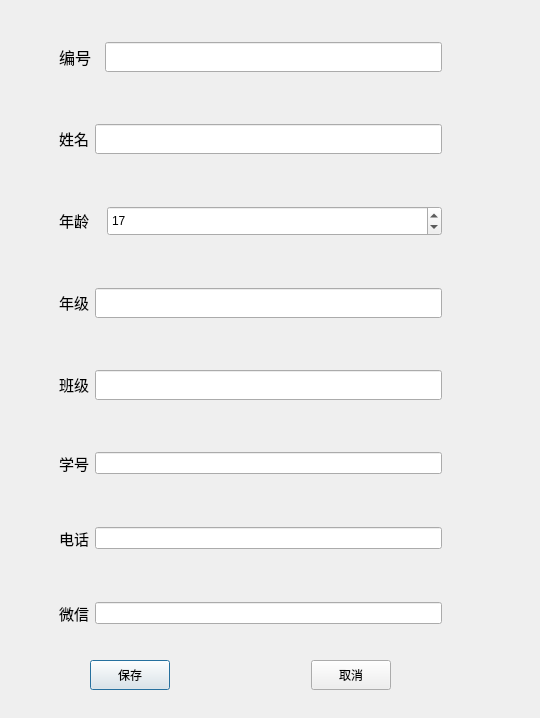
<?xml version="1.0" encoding="UTF-8"?>
<ui version="4.0">
 <class>dlg_addstu</class>
 <widget class="QDialog" name="dlg_addstu">
  <property name="geometry">
   <rect>
    <x>0</x>
    <y>0</y>
    <width>540</width>
    <height>718</height>
   </rect>
  </property>
  <property name="windowTitle">
   <string>Dialog</string>
  </property>
  <widget class="QWidget" name="widget" native="true">
   <property name="geometry">
    <rect>
     <x>90</x>
     <y>650</y>
     <width>301</width>
     <height>51</height>
    </rect>
   </property>
   <layout class="QHBoxLayout" name="horizontalLayout">
    <item>
     <widget class="QPushButton" name="pushButton">
      <property name="minimumSize">
       <size>
        <width>0</width>
        <height>30</height>
       </size>
      </property>
      <property name="text">
       <string>保存</string>
      </property>
     </widget>
    </item>
    <item>
     <spacer name="horizontalSpacer">
      <property name="orientation">
       <enum>Qt::Horizontal</enum>
      </property>
      <property name="sizeHint" stdset="0">
       <size>
        <width>40</width>
        <height>20</height>
       </size>
      </property>
     </spacer>
    </item>
    <item>
     <widget class="QPushButton" name="pushButton_2">
      <property name="minimumSize">
       <size>
        <width>0</width>
        <height>30</height>
       </size>
      </property>
      <property name="text">
       <string>取消</string>
      </property>
     </widget>
    </item>
   </layout>
  </widget>
  <widget class="QWidget" name="widget_8" native="true">
   <property name="geometry">
    <rect>
     <x>50</x>
     <y>33</y>
     <width>401</width>
     <height>601</height>
    </rect>
   </property>
   <layout class="QVBoxLayout" name="verticalLayout">
    <item>
     <widget class="QWidget" name="widget_10" native="true">
      <layout class="QHBoxLayout" name="horizontalLayout_9">
       <item>
        <widget class="QLabel" name="label_8">
         <property name="minimumSize">
          <size>
           <width>40</width>
           <height>0</height>
          </size>
         </property>
         <property name="text">
          <string>&lt;html&gt;&lt;head/&gt;&lt;body&gt;&lt;p&gt;&lt;span style=&quot; font-size:12pt;&quot;&gt;编号&lt;/span&gt;&lt;/p&gt;&lt;/body&gt;&lt;/html&gt;</string>
         </property>
        </widget>
       </item>
       <item>
        <widget class="QLineEdit" name="le_id">
         <property name="minimumSize">
          <size>
           <width>0</width>
           <height>30</height>
          </size>
         </property>
        </widget>
       </item>
      </layout>
     </widget>
    </item>
    <item>
     <spacer name="verticalSpacer_7">
      <property name="orientation">
       <enum>Qt::Vertical</enum>
      </property>
      <property name="sizeHint" stdset="0">
       <size>
        <width>20</width>
        <height>40</height>
       </size>
      </property>
     </spacer>
    </item>
    <item>
     <widget class="QWidget" name="widget_2" native="true">
      <layout class="QHBoxLayout" name="horizontalLayout_2">
       <item>
        <widget class="QLabel" name="label">
         <property name="text">
          <string>&lt;html&gt;&lt;head/&gt;&lt;body&gt;&lt;p&gt;&lt;span style=&quot; font-size:11pt;&quot;&gt;姓名&lt;/span&gt;&lt;/p&gt;&lt;/body&gt;&lt;/html&gt;</string>
         </property>
        </widget>
       </item>
       <item>
        <widget class="QLineEdit" name="le_name">
         <property name="minimumSize">
          <size>
           <width>0</width>
           <height>30</height>
          </size>
         </property>
        </widget>
       </item>
      </layout>
     </widget>
    </item>
    <item>
     <spacer name="verticalSpacer">
      <property name="orientation">
       <enum>Qt::Vertical</enum>
      </property>
      <property name="sizeHint" stdset="0">
       <size>
        <width>20</width>
        <height>40</height>
       </size>
      </property>
     </spacer>
    </item>
    <item>
     <widget class="QWidget" name="widget_3" native="true">
      <layout class="QHBoxLayout" name="horizontalLayout_3">
       <item>
        <widget class="QLabel" name="label_2">
         <property name="maximumSize">
          <size>
           <width>42</width>
           <height>16777215</height>
          </size>
         </property>
         <property name="text">
          <string>&lt;html&gt;&lt;head/&gt;&lt;body&gt;&lt;p&gt;&lt;span style=&quot; font-size:11pt;&quot;&gt;年龄&lt;/span&gt;&lt;/p&gt;&lt;/body&gt;&lt;/html&gt;</string>
         </property>
        </widget>
       </item>
       <item>
        <widget class="QSpinBox" name="sb_age">
         <property name="minimumSize">
          <size>
           <width>0</width>
           <height>30</height>
          </size>
         </property>
         <property name="value">
          <number>17</number>
         </property>
        </widget>
       </item>
      </layout>
     </widget>
    </item>
    <item>
     <spacer name="verticalSpacer_2">
      <property name="orientation">
       <enum>Qt::Vertical</enum>
      </property>
      <property name="sizeHint" stdset="0">
       <size>
        <width>20</width>
        <height>40</height>
       </size>
      </property>
     </spacer>
    </item>
    <item>
     <widget class="QWidget" name="widget_4" native="true">
      <layout class="QHBoxLayout" name="horizontalLayout_4">
       <item>
        <widget class="QLabel" name="label_7">
         <property name="text">
          <string>&lt;html&gt;&lt;head/&gt;&lt;body&gt;&lt;p&gt;&lt;span style=&quot; font-size:11pt;&quot;&gt;年级&lt;/span&gt;&lt;/p&gt;&lt;/body&gt;&lt;/html&gt;</string>
         </property>
        </widget>
       </item>
       <item>
        <widget class="QLineEdit" name="le_grade">
         <property name="minimumSize">
          <size>
           <width>0</width>
           <height>30</height>
          </size>
         </property>
        </widget>
       </item>
      </layout>
     </widget>
    </item>
    <item>
     <spacer name="verticalSpacer_3">
      <property name="orientation">
       <enum>Qt::Vertical</enum>
      </property>
      <property name="sizeHint" stdset="0">
       <size>
        <width>20</width>
        <height>40</height>
       </size>
      </property>
     </spacer>
    </item>
    <item>
     <widget class="QWidget" name="widget_5" native="true">
      <layout class="QHBoxLayout" name="horizontalLayout_5">
       <item>
        <widget class="QLabel" name="label_4">
         <property name="text">
          <string>&lt;html&gt;&lt;head/&gt;&lt;body&gt;&lt;p&gt;&lt;span style=&quot; font-size:11pt;&quot;&gt;班级&lt;/span&gt;&lt;/p&gt;&lt;/body&gt;&lt;/html&gt;</string>
         </property>
        </widget>
       </item>
       <item>
        <widget class="QLineEdit" name="le_class">
         <property name="minimumSize">
          <size>
           <width>0</width>
           <height>30</height>
          </size>
         </property>
        </widget>
       </item>
      </layout>
     </widget>
    </item>
    <item>
     <spacer name="verticalSpacer_4">
      <property name="orientation">
       <enum>Qt::Vertical</enum>
      </property>
      <property name="sizeHint" stdset="0">
       <size>
        <width>20</width>
        <height>40</height>
       </size>
      </property>
     </spacer>
    </item>
    <item>
     <widget class="QWidget" name="widget_6" native="true">
      <layout class="QHBoxLayout" name="horizontalLayout_6">
       <item>
        <widget class="QLabel" name="label_5">
         <property name="text">
          <string>&lt;html&gt;&lt;head/&gt;&lt;body&gt;&lt;p&gt;&lt;span style=&quot; font-size:11pt;&quot;&gt;学号&lt;/span&gt;&lt;/p&gt;&lt;/body&gt;&lt;/html&gt;</string>
         </property>
        </widget>
       </item>
       <item>
        <widget class="QLineEdit" name="le_number"/>
       </item>
      </layout>
     </widget>
    </item>
    <item>
     <spacer name="verticalSpacer_5">
      <property name="orientation">
       <enum>Qt::Vertical</enum>
      </property>
      <property name="sizeHint" stdset="0">
       <size>
        <width>20</width>
        <height>40</height>
       </size>
      </property>
     </spacer>
    </item>
    <item>
     <widget class="QWidget" name="widget_7" native="true">
      <layout class="QHBoxLayout" name="horizontalLayout_7">
       <item>
        <widget class="QLabel" name="label_6">
         <property name="text">
          <string>&lt;html&gt;&lt;head/&gt;&lt;body&gt;&lt;p&gt;&lt;span style=&quot; font-size:11pt;&quot;&gt;电话&lt;/span&gt;&lt;/p&gt;&lt;/body&gt;&lt;/html&gt;</string>
         </property>
        </widget>
       </item>
       <item>
        <widget class="QLineEdit" name="le_phone"/>
       </item>
      </layout>
     </widget>
    </item>
    <item>
     <spacer name="verticalSpacer_6">
      <property name="orientation">
       <enum>Qt::Vertical</enum>
      </property>
      <property name="sizeHint" stdset="0">
       <size>
        <width>20</width>
        <height>40</height>
       </size>
      </property>
     </spacer>
    </item>
    <item>
     <widget class="QWidget" name="widget_9" native="true">
      <layout class="QHBoxLayout" name="horizontalLayout_8">
       <item>
        <widget class="QLabel" name="label_3">
         <property name="text">
          <string>&lt;html&gt;&lt;head/&gt;&lt;body&gt;&lt;p&gt;&lt;span style=&quot; font-size:11pt;&quot;&gt;微信&lt;/span&gt;&lt;/p&gt;&lt;/body&gt;&lt;/html&gt;</string>
         </property>
        </widget>
       </item>
       <item>
        <widget class="QLineEdit" name="le_wechat"/>
       </item>
      </layout>
     </widget>
    </item>
   </layout>
  </widget>
 </widget>
 <tabstops>
  <tabstop>le_name</tabstop>
  <tabstop>sb_age</tabstop>
  <tabstop>le_grade</tabstop>
  <tabstop>le_class</tabstop>
  <tabstop>le_number</tabstop>
  <tabstop>le_phone</tabstop>
  <tabstop>le_wechat</tabstop>
  <tabstop>pushButton</tabstop>
  <tabstop>pushButton_2</tabstop>
 </tabstops>
 <resources/>
 <connections/>
</ui>
